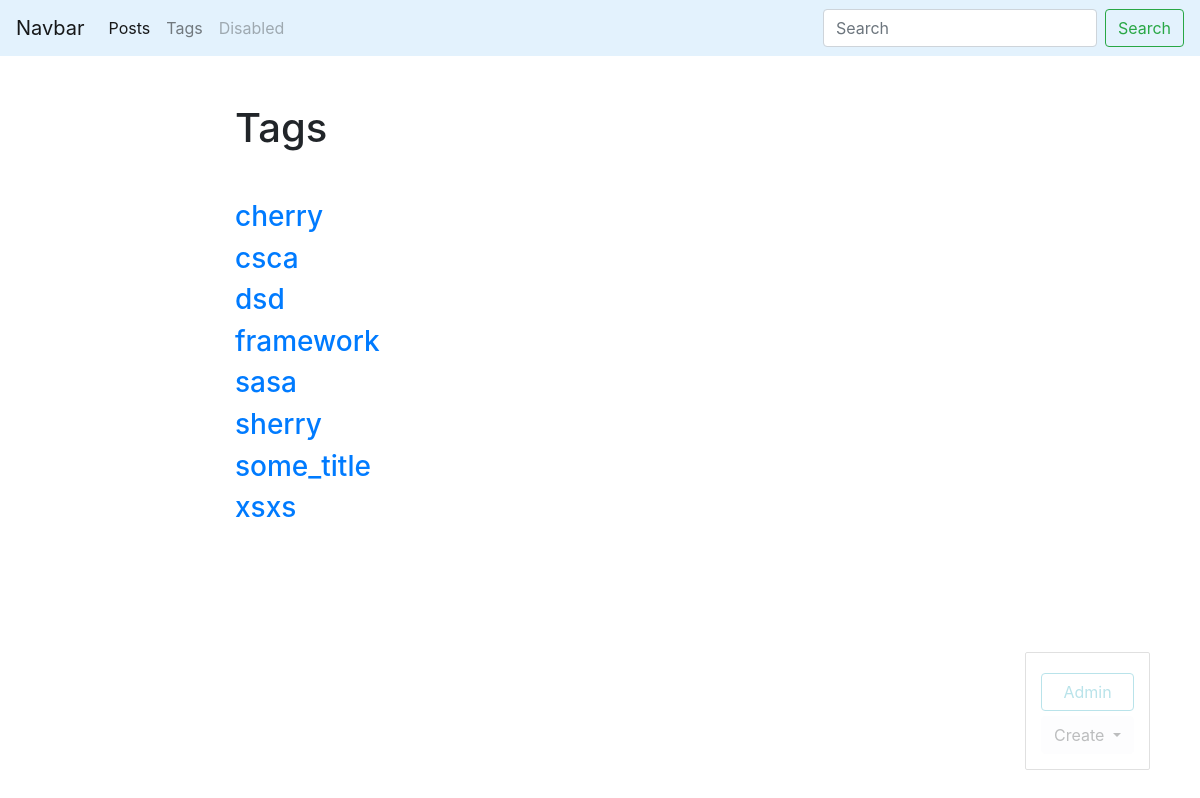
The app's page /blog/tags/ (signed in) with its own data.
### blog/models.py (models this page shows, shortened)
class Tag(models.Model):
    title = models.CharField(max_length=50)
    slug = models.SlugField(max_length=50, unique=True)
    def get_absolute_url(self):
        return reverse('tag_detail_url', kwargs={'slug': self.slug})
    class Meta:
        ordering = ['title']

### blog/views.py (the view)
def tags_list(request):
    tags = Tag.objects.all()
    return render(request, 'blog/tags_list.html', context={'tags': tags})

### blog/templates/blog/tags_list.html (shortened to what this page needs)
{% extends 'blog/base_blog.html' %}
{% block content %}
    <h1 class="mb-5">Tags</h1>
    {% for tag in tags %}
        <h3><a href="{{ tag.get_absolute_url }}">{{ tag.title }}</a></h3>
    {% endfor %}
{% endblock %}

### blog/templates/blog/base_blog.html (shortened to what this page needs)
{% extends 'base.html' %}
{% block admin-panel %}
    <div class="btn-group">
        <button type="button" class="btn btn-light dropdown-toggle" data-toggle="dropdown" aria-haspopup="true" aria-expanded="false">
            Create
        </button>
    </div>
{% endblock %}

### templates/base.html (shortened to what this page needs)
{% load static %}
<!DOCTYPE html>
<html lang="en">
<head>
    <link rel="stylesheet" href="https://stackpath.bootstrapcdn.com/bootstrap/4.4.1/css/bootstrap.min.css">
    <link rel="stylesheet" href="{% static 'css/styles.css' %}">
</head>
<body>
    <nav class="navbar navbar-expand-lg navbar-light"  style="background-color: #e3f2fd;">
      <a class="navbar-brand" href="#">Navbar</a>
      <div class="collapse navbar-collapse" id="navbarSupportedContent">
        <ul class="navbar-nav mr-auto">
          <li class="nav-item active">
            <a class="nav-link" href="{% url 'posts_list_url' %}">Posts</a>
          </li>
          <li class="nav-item">
            <a class="nav-link" href="{% url 'tags_list_url' %}">Tags </a>
          </li>
          <li class="nav-item">
            <a class="nav-link disabled" href="#" tabindex="-1" aria-disabled="true">Disabled</a>
          </li>
        </ul>
        <form class="form-inline my-2 my-lg-0" action="{% url 'posts_list_url' %}">
          <input class="form-control mr-sm-2" type="search" placeholder="Search" aria-label="Search" name="search">
          <button class="btn btn-outline-success my-2 my-sm-0" type="submit">Search</button>
        </form>
      </div>
    </nav>
    <div class="container mt-5">
        <div class="row">
            <div class="col-6 offset-md-2">
                {% block content %}{% endblock %}
            </div>
        </div>
    </div>
    {% if request.user.is_authenticated and request.user.is_staff %}
      <div class="admin-panel align-items center">
        <a href="/admin" class="btn btn-outline-info">Admin</a>
        {% block admin-panel %}{% endblock %}
      </div>
    {% endif %}
</body>
</html>

### static/css/styles.css (style rules this page uses)
.admin-panel { border: 1px solid #999; border-radius: 2px; position: fixed; right: 50px; bottom: 30px; opacity: 0.3; padding: 15px; }
.admin-panel a { display: block; margin: 5px 0; }

### records on screen
Tag: title "cherry"
Tag: title "csca"
Tag: title "dsd"
Tag: title "framework"
Tag: title "sasa"
Tag: title "sherry"
Tag: title "some_title"
Tag: title "xsxs"
